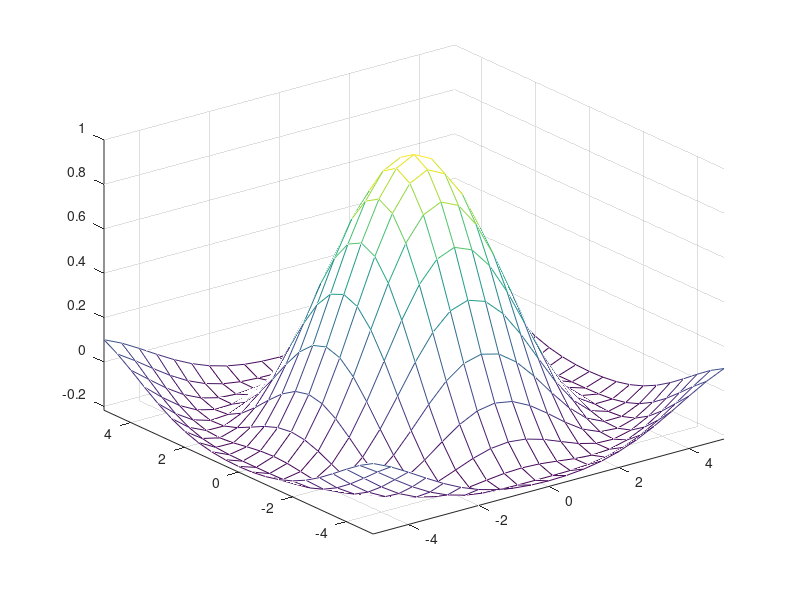

The MATLAB source for this figure: (Note: this script raises an error after producing the figure.)
clc,clear all;
x=0;
y=0;  
%Cordenadas en la cuadricula
[X,Y] = meshgrid(-5:.5:5);
%Función de entrada
R = sqrt(X.^2 + Y.^2) + eps;
Z = sin(R)./R;
%limites
mesh(X,Y,Z)
axis tight; hold on;

for i=1:20
    rn = random('norm',0,1);
    rn2 = random('norm',0,1);
    x_1 = x - rn;
    y_1 = y - rn2;
    
    if(e_funcion(x_1,y_1) < e_funcion(x,y))
        x=x_1;
        y=y_1;
        disp(e_funcion(x,y));
        plot3(x,y,e_funcion(x,y),'.');
    end
    drawnow();
    pause(0.001);
end

function res = e_funcion(x,y)
    r = sqrt(x^2+y^2) + eps;
    res = sin(r)/r;
end